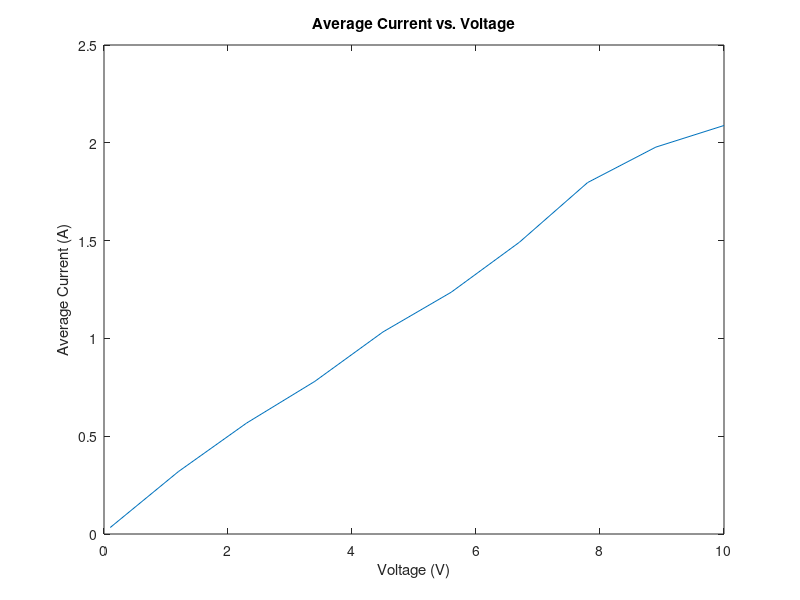

Here is the MATLAB script that generated this plot:
addpath('./code/bottleneck')

%% 1.
v=linspace(0.1,10,10);

%avg_currents=zeros(1,length(v));
%for k=1:length(v)
%    avg_currents(k)=coupled_sim("3B",v(k),0.2e-7);
%end

% Allow me to save you (and me) some time
avg_currents=[0.0330    0.3191    0.5672    0.7803    1.0331    1.2361    1.4916    1.7967    1.9779    2.0885];

figure();
plot(v,avg_currents);
title('Average Current vs. Voltage');
ylabel('Average Current (A)');
xlabel('Voltage (V)');   

disp("Done. Press any key to continue...");
pause;
close all;

%% 2.
p=polyfit(v,avg_currents,1);
r3=1/p(1);

fprintf("R3: %e\n",r3);
disp("Done. Press any key to continue...");
%pause;
